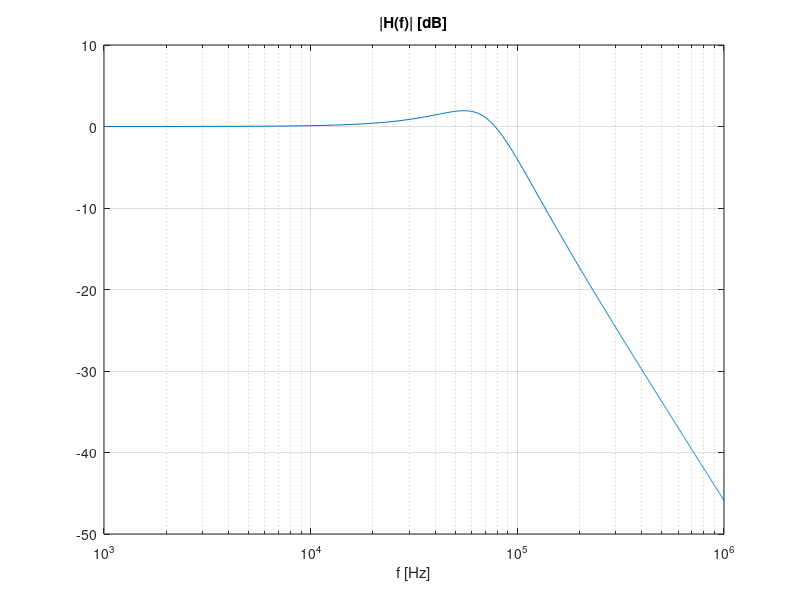
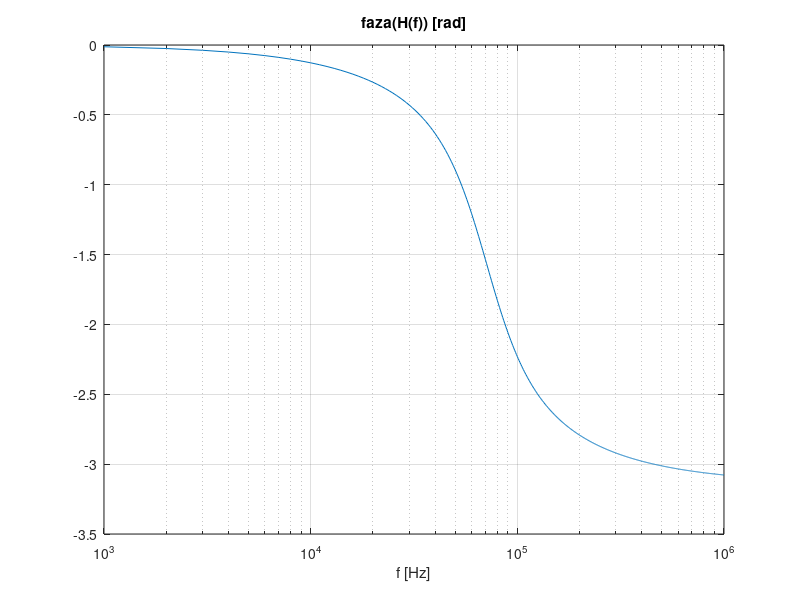

Reproduce these figures in MATLAB, in order. (Note: this script raises an error after producing the figures.)

% Układ RLC
clc; clear; close all;

global R L C E f0

  R = 2;             % rezystor          [ Ohm ]
  L = 5*10^(-6);     % cewka indukcyjna  [ H ]
  C = 1*10^(-6);     % kondensator       [ F ]
  E = 1; f0 = 1e+6;  % parametry pobudzenia: napięcie [V], częstotliwość [Hz]

  if(0)              % ZAPIS #1
    b = [1/C];       % od najwyższego rzędu: b0
    a = [L R 1/C];   % od najwyższego rzędu: a2*s^2+a1*s+a0
  else               % ZAPIS #2  
    b = [1];         % od najwyższego rzędu: b0
    a = [L*C R*C 1]; % od najwyższego rzędu: a2*s^2+a1*s+a0
  end

  ksi = (R/(2*L))*(sqrt(L*C))                 % stała tłumienia
  f0  = (1/sqrt(L*C))/(2*pi), w0 = 2*pi*f0;   % częstotliwość/pulsacja drgań nietłumionych
  f1  = (f0*sqrt(1-ksi^2)),   w1 = 2*pi*f1;   % częstotliwość/pulsacja drgań tłumionych

% Ch-ka czestotliwościowa - wartosc ilorazu dwoch wielomianow transmitancji
  f  = 0 : 1e+3 : 1e+6;                       % zakres częstotliwości
  s = j*2*pi*f;                               % zmienna "s" transformacji Laplace'a
% Metoda #1
  bb = b(end:-1:1);
  aa = a(end:-1:1);
  for k = 1 : 1 : length(f)
     nom = 0;
     for i = 1 : 1 : length(b) 
         nom = nom + bb(i)*s(k)^(i-1);
     end
     denom = 0;
     for i = 1 : 1 : length(a) 
         denom = denom + aa(i)*s(k)^(i-1);
     end
     H1(k) = nom / denom;
  end
% Metoda #2
  H2 = polyval(b,s)./polyval(a,s);
% Metoda #3
  H3 = freqs(b,a,2*pi*f);

  err1 = max(abs(H1-H3)), 
  err2 = max(abs(H2-H3)), pause
  H = H3;

  figure(1);
  semilogx(f,20*log10(abs(H))); xlabel('f [Hz]'); title('|H(f)| [dB]'); grid on; pause
  figure(2);
  semilogx(f,unwrap(angle(H))); xlabel('f [Hz]'); title('faza(H(f)) [rad]'); grid on; pause

% Sumulacja: funkcje impulse(), step(), lsim()
  dt = 10^(-5)/1000; t = 0 : dt : 2.5*10^(-5);     % krok w czasie, czas
  u = E*ones(1,length(t));                         % # dowolne pobudzenie
% u = E*sin(2^pi*f0*t);                            % # 
  figure(3);  impulse( b, a );   grid; pause       % odpowiedz impulsowa
  figure(4);  step( b, a );      grid; pause       % odpowiedz skokowa
  figure(5);  lsim( b, a, u, t); grid; pause       % odpowiedz na dowolne pobudzenie

% ODE Runge-Kutta 45 - funkcja Matlaba
  tspan = [ t(1) t(end) ];   % czas symulacji: od-do
  x0 = [ 0; 0 ];             % warunki początkowe: [uC(t(1)), i(t(1))] 
  fun = @(t,x) ( [ 1/C*x(2); ...                                 % pobudzenie:
                   1/L * (E                - R*x(2) - x(1)) ] ); % skok jednostkowy
%                  1/L * (E*sin(2*pi*f0*t) - R*x(2) - x(1)) ] ); % sinus            
  [T,X] = ode45( fun, tspan, x0 );
% [T,X] = ode45( 'fun_rlc', tspan, x0 );
  figure; plot( T, X(:,1),'r.-', T, X(:,2),'b.-'), title('ODE45: uC(t) i i(t)');
  legend('uC(t)','i(t)'); grid; xlabel('t [s]'), pause

% NASZA FUNKCJA ODE Runge-Kutta 4 z macierzami A, B dla równania liniowego
  A = [   0,  1/C  ;               % A i B - macierze równań stanu
       -1/L, -R/L ];               %
  B = [  0   ;                     %
        1/L ];                     %
  x0 = [ 0; 0];                    % warunki początkowe: [uC(1), i(1)]
  u = E*ones(1, length(t));        % pobudzenie #1: skok jednostkowy
% u = E*sin(2*pi*f0*t);            % pobudzenie #2: sinusoidalne
  dt = 10^(-5)/1000; t = 0 : dt : 2.5*10^(-5);      % krok w czasie, czas
  [t,x] = odeRK4AB( A, B, u, t, x0 );
  figure; plot( t, x(:,1),'r.-', t, x(:,2),'b.-'), title('odeRK4A: uC(t) i i(t)');
  legend('uC(t)','i(t)'); grid; xlabel('t [s]'), pause

% Porownanie z funkcją Matlaba ode45
  figure; plot( T, X(:,1),'ro-', t, x(:,1),'bx-'), title('uC(t): ode45 (o) i odeRK4AB');
  legend('Matlab','MY)'); grid; xlabel('t [s]'), pause

% Porownanie z teoretyczna odpowiedzia na skok jednostkowy
  ref = inline('(1-1/sqrt(1-ksi^2)*exp(-ksi*w0*t).*sin(w0*sqrt(1-ksi^2)*t+asin(sqrt(1-ksi^2))))','t','ksi','w0');
  figure; plot(t, x(:,1),'bx--', t, ref(t,ksi,w0), 'ro--'); grid;
  title('uC(t): REF (o) NASZE (x)'); xlabel('t [s]'), legend('REF','NASZE'); 
  pause
